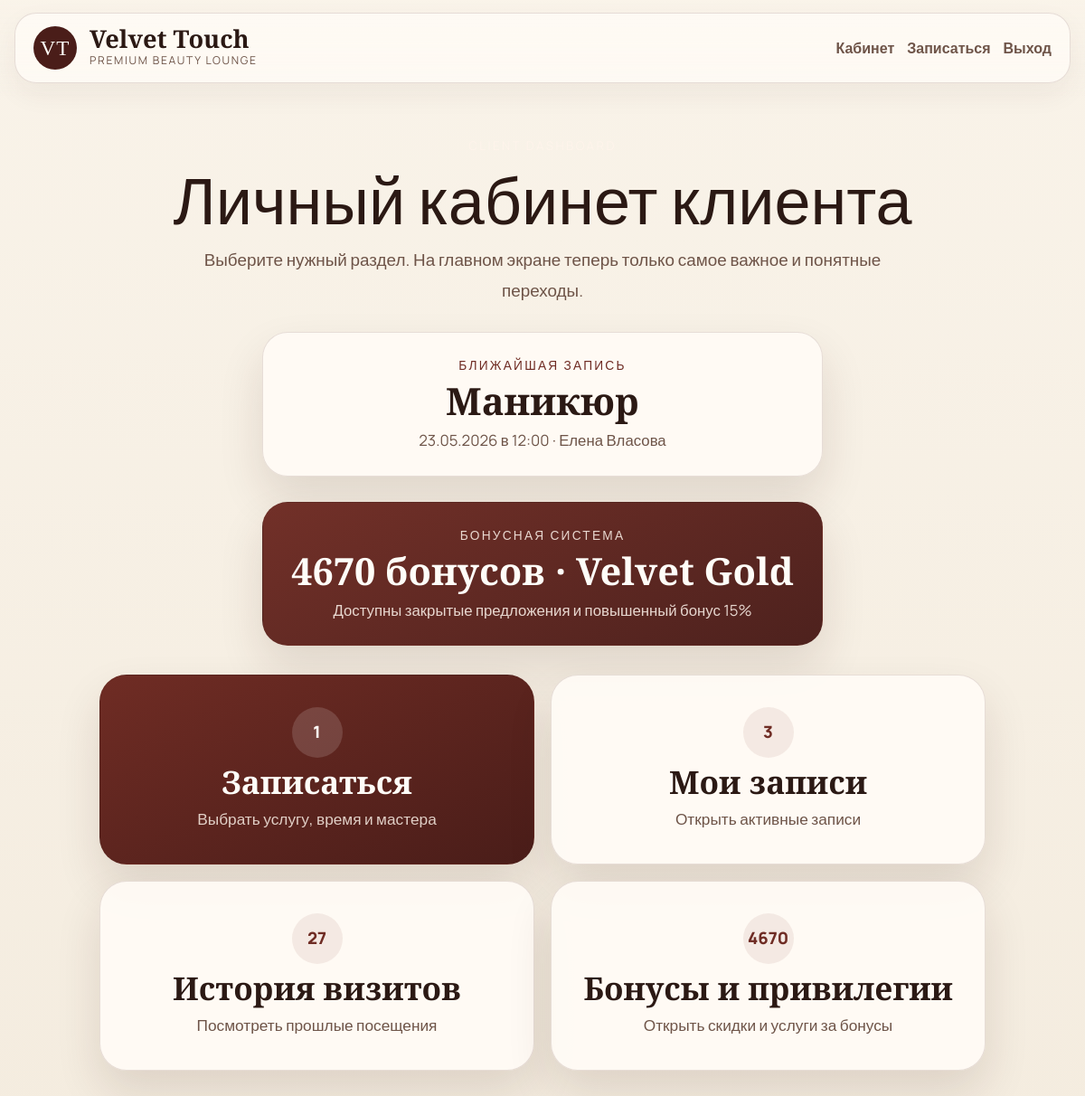
The app's page /dashboard (signed in) with its own data.
### models.py (models this page shows)
class Service(db.Model):
    __tablename__ = "services"
    id = db.Column(db.Integer, primary_key=True)
    name = db.Column(db.String(100), nullable=False)
    duration = db.Column(db.Integer, nullable=False)
    price = db.Column(db.Float, nullable=False)
    description = db.Column(db.Text)

class Appointment(db.Model):
    __tablename__ = "appointments"
    id = db.Column(db.Integer, primary_key=True)
    client_id = db.Column(db.Integer, db.ForeignKey("users.id"))
    service_id = db.Column(db.Integer, db.ForeignKey("services.id"))
    master_id = db.Column(db.Integer, db.ForeignKey("masters.id"))
    start_time = db.Column(db.DateTime, nullable=False)
    status = db.Column(db.String(20), default="active")
    booked_by_name = db.Column(db.String(120))
    booked_by_phone = db.Column(db.String(30))
    notes = db.Column(db.Text)
    bonus_spent = db.Column(db.Integer, default=0)
    service = db.relationship("Service")

class Master(db.Model):
    __tablename__ = "masters"
    id = db.Column(db.Integer, primary_key=True)
    name = db.Column(db.String(100), nullable=False)
    specialty = db.Column(db.String(120), nullable=False)
    phone = db.Column(db.String(20), nullable=False)
    address = db.Column(db.String(180), nullable=False)
    bio = db.Column(db.Text)
    photo_filename = db.Column(db.String(120))
    slots = db.relationship("Slot", backref="master", lazy="dynamic")
    appointments = db.relationship("Appointment", backref="master", lazy="dynamic")

### app.py (the view)
@app.route("/dashboard")
@login_required
def dashboard():
    if current_user.is_admin:
        return redirect(url_for("admin_dashboard"))
    now = datetime.now()
    active_appointments = Appointment.query.filter(
        Appointment.client_id == current_user.id,
        Appointment.status == "active",
        Appointment.start_time > now,
    ).order_by(Appointment.start_time.asc()).all()
    history_preview = Appointment.query.filter(
        Appointment.client_id == current_user.id,
        Appointment.status.in_(["completed", "cancelled"]),
    ).order_by(Appointment.start_time.desc()).limit(3).all()
    slot_preview = Slot.query.filter(
        Slot.is_available.is_(True),
        Slot.start_time > now,
    ).order_by(Slot.start_time.asc()).limit(4).all()
    ensure_loyalty_offers(current_user)
    offers = Offer.query.filter(
        Offer.client_id == current_user.id,
        Offer.valid_until >= now.date(),
    ).order_by(Offer.valid_until.asc()).all()
    loyalty = build_loyalty_profile(current_user)
    return render_template(
        "dashboard.html",
        stats=collect_dashboard_stats(current_user),
        loyalty=loyalty,
        active_appointments=active_appointments,
        history_preview=history_preview,
        slot_preview=slot_preview,
        offers=offers,
    )

### app.py (called while the page is built, shortened)
def service_by_name(name):
    return Service.query.filter_by(name=name).first()

def ensure_offer(user, service_name, description, discount_percent, valid_days):
    service = service_by_name(service_name)
    if service is None:
        return
    exists = Offer.query.filter_by(
        client_id=user.id,
        service_id=service.id,
        description=description,
    ).first()

def ensure_loyalty_offers(user):
    loyalty = build_loyalty_profile(user)
    if loyalty["points"] >= 3000:
        ensure_offer(
            user,
            "Уход для лица",
            "Gold-привилегия: 25% на уход для лица и приоритетный выбор утреннего окна.",
            25,
            60,
        )
        ensure_offer(
            user,
            "Массаж спины",
            "Скрытая привилегия Velvet Gold: 20% на расслабляющий массаж спины.",
            20,
            45,
        )
        ensure_offer(
            user,
            "SPA-ритуал для волос",
            "Новинка для уровня Velvet Gold: 15% на SPA-ритуал для волос и восстановление блеска.",
            15,
            60,
        )
        db.session.commit()

@login_manager.user_loader
def load_user(user_id):
    return db.session.get(User, int(user_id))

@app.context_processor
def inject_global_context():
    return {
        "now": datetime.now(),
        "salon_name": SALON_NAME,
        "media_url": media_url,
        "service_image_url": service_image_url,
        "new_service_names": {"Ламинирование ресниц", "SPA-ритуал для волос"},
    }

### templates/dashboard.html (shortened to what this page needs)
{% extends "base.html" %}
{% block content %}
<section class="simple-center-shell shell">
    <span class="eyebrow">Client dashboard</span>
    <h1>Личный кабинет клиента</h1>
    <p class="center-subtitle">Выберите нужный раздел. На главном экране теперь только самое важное и понятные переходы.</p>
    {% if stats.next_visit %}
        <div class="center-highlight-card">
            <span>Ближайшая запись</span>
            <strong>{{ stats.next_visit.service.name }}</strong>
            <p>{{ stats.next_visit.start_time.strftime('%d.%m.%Y в %H:%M') }} · {{ stats.next_visit.master.name }}</p>
        </div>
    {% endif %}
    <div class="center-highlight-card loyalty-preview-card">
        <span>Бонусная система</span>
        <strong>{{ loyalty.points }} бонусов · {{ loyalty.tier_name }}</strong>
        <p>{{ loyalty.available_reward }}</p>
    </div>
    <div class="center-button-grid">
        <a class="center-link-card primary-card" href="{{ url_for('free_slots') }}">
            <span>1</span>
            <strong>Записаться</strong>
            <p>Выбрать услугу, время и мастера</p>
        </a>
        <a class="center-link-card" href="{{ url_for('appointments') }}">
            <span>{{ stats.active_count }}</span>
            <strong>Мои записи</strong>
            <p>Открыть активные записи</p>
        </a>
        <a class="center-link-card" href="{{ url_for('history') }}">
            <span>{{ stats.history_count }}</span>
            <strong>История визитов</strong>
            <p>Посмотреть прошлые посещения</p>
        </a>
        <a class="center-link-card" href="{{ url_for('offers') }}">
            <span>{{ loyalty.points }}</span>
            <strong>Бонусы и привилегии</strong>
            <p>Открыть скидки и услуги за бонусы</p>
        </a>
    </div>
</section>
{% endblock %}

### static/css/style.css (style rules this page uses)
:root { --cream: #f7f0e4; --cream-soft: #f1e7d8; --white: #fffdf8; --wine: #6f2c24; --wine-dark: #4a1d19; --wine-deep: #34120f; --green-accent: #314b43; --text: #2b1914; --muted: #6e5448; --line: rgba(87, 45, 36, 0.14); --shadow: 0 24px 50px rgba(61, 22, 16, 0.12); }
* { box-sizing: border-box; }
html { scroll-behavior: smooth; }
body { margin: 0; background: linear-gradient(180deg, #f9f3e9, #f4ecdf); color: var(--text); font-family: "Manrope", sans-serif; }
a { color: inherit; text-decoration: none; }
.shell, .section-shell { width: min(1360px, calc(100% - 32px)); margin: 0 auto; }
.eyebrow { display: inline-block; margin-bottom: 16px; color: rgba(255, 244, 236, 0.82); font-size: 0.84rem; letter-spacing: 0.18em; text-transform: uppercase; }
.loyalty-preview-card { margin-top: 18px; background: linear-gradient(155deg, rgba(111, 44, 36, 0.98), rgba(74, 29, 25, 0.98)) !important; color: var(--white) !important; }
.loyalty-preview-card span, .loyalty-preview-card p { color: rgba(255, 245, 236, 0.86) !important; }
.loyalty-preview-card strong { color: var(--white) !important; }
.simple-center-shell { max-width: 980px; margin: 0 auto; padding: 42px 0 28px; text-align: center; }
.simple-center-shell h1 { font-size: clamp(3.1rem, 6vw, 5.2rem); line-height: 0.94; margin: 0 0 16px; }
.center-subtitle { max-width: 760px; margin: 0 auto; color: var(--muted); font-size: 1.18rem; line-height: 1.8; }
.center-highlight-card { max-width: 620px; margin: 28px auto 0; padding: 26px 28px; border-radius: 28px; background: rgba(255, 251, 246, 0.92); border: 1px solid var(--line); box-shadow: var(--shadow); }
.center-highlight-card span { display: block; color: var(--wine); font-size: 0.86rem; letter-spacing: 0.16em; text-transform: uppercase; margin-bottom: 10px; }
.center-highlight-card strong { display: block; font-family: "Cormorant Garamond", serif; font-size: 2.6rem; line-height: 0.96; margin-bottom: 10px; }
.center-highlight-card p { margin: 0; color: var(--muted); font-size: 1.05rem; }
.center-button-grid { display: grid; grid-template-columns: repeat(2, minmax(0, 1fr)); gap: 18px; margin-top: 32px; }
.center-link-card { display: flex; flex-direction: column; align-items: center; justify-content: center; gap: 10px; min-height: 210px; padding: 28px 24px; border-radius: 30px; background: rgba(255, 251, 246, 0.92); border: 1px solid var(--line); box-shadow: var(--shadow); text-align: center; }
.center-link-card span { width: 56px; height: 56px; display: grid; place-items: center; border-radius: 50%; background: rgba(111, 44, 36, 0.08); color: var(--wine); font-size: 1.15rem; font-weight: 800; }
.center-link-card strong { font-family: "Cormorant Garamond", serif; font-size: 2.2rem; line-height: 0.96; }
.center-link-card p { margin: 0; color: var(--muted); font-size: 1.08rem; line-height: 1.65; }
.primary-card { background: linear-gradient(155deg, var(--wine), var(--wine-dark)); color: var(--white); }
.primary-card span { background: rgba(255, 255, 255, 0.14); color: var(--white); }
.primary-card p { color: rgba(255, 245, 236, 0.82); }

### records on screen
Service: next_visit.service.name "Маникюр"
Appointment: next_visit.start_time "23.05.2026 в 12:00"
Master: next_visit.master.name "Елена Власова"

### other values on screen
{{ salon_name }} "Velvet Touch"
{{ loyalty.points }} "4670"
{{ loyalty.tier_name }} "Velvet Gold"
{{ loyalty.available_reward }} "Доступны закрытые предложения и повышенный бонус 15%"
{{ stats.active_count }} "3"
{{ stats.history_count }} "27"
